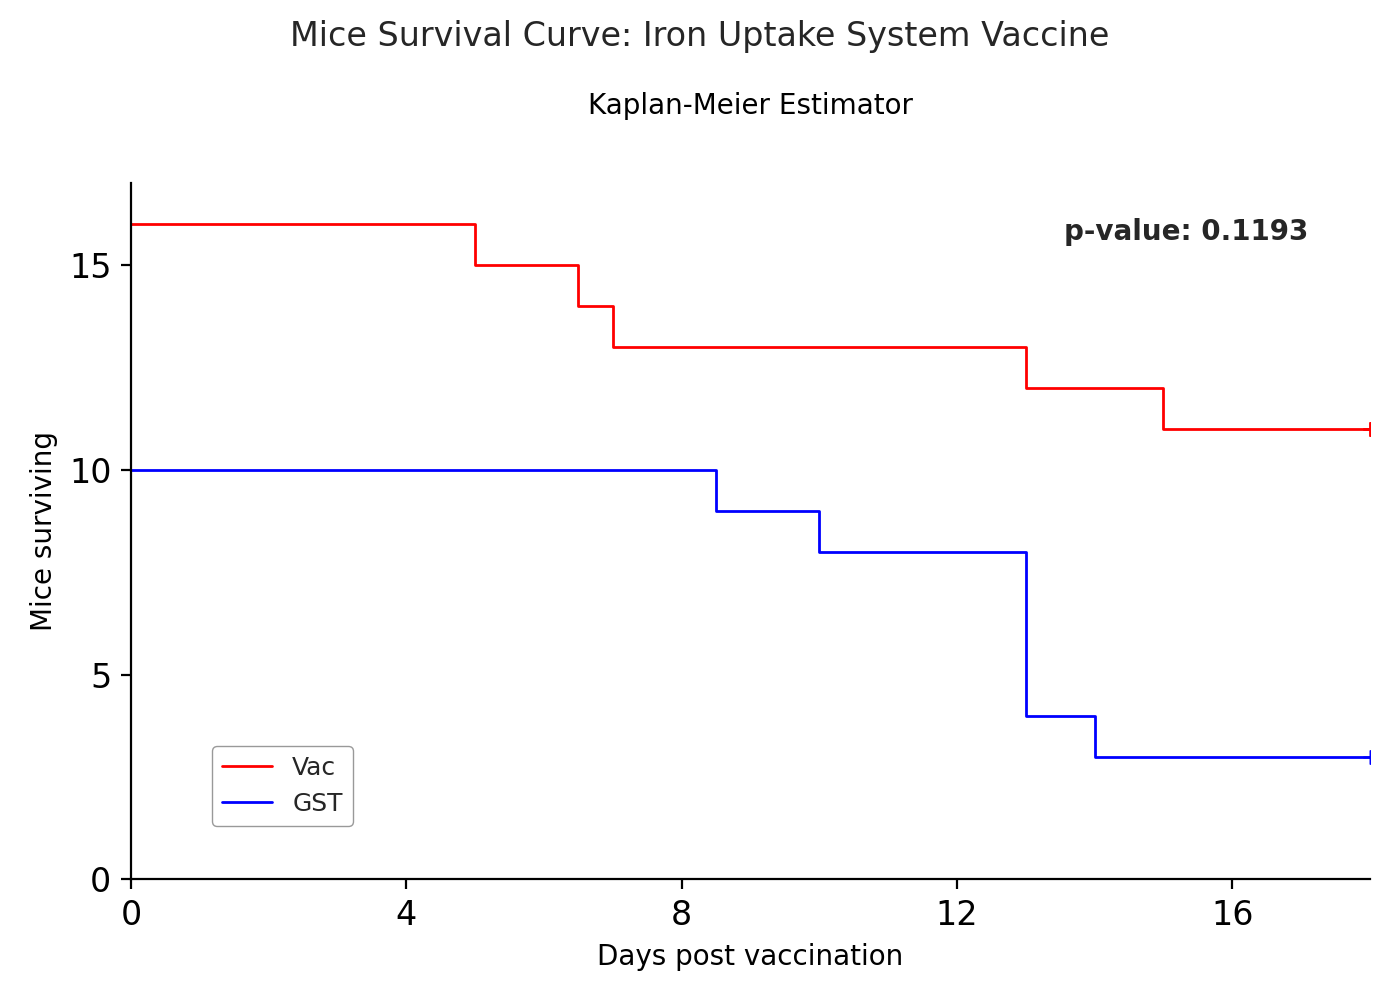

Generate this figure with Python:
# Figure v2 | Kaplan-Meier Survival of Mice by Days | survival_data.csv

import pandas as pd
import numpy as np
import matplotlib.pyplot as plt
import seaborn as sns
from scipy import stats

# CONFIGURATION
CONFIG = {
    'font_family': ['Arial', 'Helvetica', 'DejaVu Sans', 'sans-serif'],
    'colors': {'Vac': 'red', 'GST': 'blue'},
    'figsize': (7, 5),
    'dpi': 300,
    'filename': 'survival_data.csv'
}

# 1. Load Data
df = pd.read_csv(CONFIG['filename'])

def calculate_survival_counts(df_group):
    """Calculates step values for counts of surviving individuals."""
    df_group = df_group.sort_values('Time')
    times = [0] + sorted(df_group['Time'].unique().tolist())
    initial_n = len(df_group)
    counts = [initial_n]
    current_n = initial_n
    for t in times[1:]:
        deaths = df_group[(df_group['Time'] == t) & (df_group['Event'] == 1)].shape[0]
        current_n -= deaths
        counts.append(current_n)
    return np.array(times), np.array(counts)

def get_p_value(df):
    """Simplified Log-rank Test calculation using scipy."""
    groups = df['Treatment'].unique()
    g1, g2 = df[df['Treatment'] == groups[0]], df[df['Treatment'] == groups[1]]
    all_times = sorted(df['Time'].unique())
    o1, e1 = 0, 0
    n1, n2 = len(g1), len(g2)
    for t in all_times:
        d1 = g1[(g1['Time'] == t) & (g1['Event'] == 1)].shape[0]
        d2 = g2[(g2['Time'] == t) & (g2['Event'] == 1)].shape[0]
        if (n1 + n2) > 0:
            e1 += (d1 + d2) * (n1 / (n1 + n2))
            o1 += d1
        n1 -= len(g1[g1['Time'] == t])
        n2 -= len(g2[g2['Time'] == t])
    # Chi-square calculation
    chi_sq = (o1 - e1)**2 / e1 + ((df['Event'].sum() - o1) - (df['Event'].sum() - e1))**2 / (df['Event'].sum() - e1)
    return stats.chi2.sf(chi_sq, 1)

p_val = get_p_value(df)

# 2. Setup Plot
for font in CONFIG['font_family']:
    try:
        plt.rcParams['font.family'] = font
        break
    except: continue

fig, ax = plt.subplots(figsize=CONFIG['figsize'], dpi=CONFIG['dpi'])
sns.set_style("white")

# 3. Plot Curves
for treat, color in CONFIG['colors'].items():
    t, c = calculate_survival_counts(df[df['Treatment'] == treat])
    # 50% thinner line (1.0 vs default 2.0)
    ax.step(t, c, where='post', label=treat, color=color, linewidth=1.0) 
    
    # Censored ticks
    subset = df[df['Treatment'] == treat]
    censored = subset[subset['Event'] == 0]
    for ct in censored['Time']:
        idx = np.searchsorted(t, ct, side='right') - 1
        ax.plot(ct, c[idx], marker='+', color=color, markersize=5, mew=0.5)

# 4. Formatting & Axes
ax.set_xlim(0, 18)
ax.set_ylim(0, 17)
ax.xaxis.set_major_locator(plt.MultipleLocator(4))
ax.yaxis.set_major_locator(plt.MultipleLocator(5))
ax.set_xlabel("Days post vaccination", fontsize=10)
ax.set_ylabel("Mice surviving", fontsize=10)

# Titles
fig.suptitle("Mice Survival Curve: Iron Uptake System Vaccine", fontsize=12, y=0.98)
ax.set_title("Kaplan-Meier Estimator", fontsize=10, pad=25) # 25% spacing increase

# Legend: Located precisely at Day 1, Survival 1 using data coordinates
leg = ax.legend(loc='lower left', bbox_to_anchor=(1, 1), 
                 bbox_transform=ax.transData, frameon=True, edgecolor='grey', fontsize=9)
leg.get_frame().set_linewidth(0.5)

# Statistics Annotation
ax.text(0.95, 0.95, f"p-value: {p_val:.4f}", transform=ax.transAxes, 
        ha='right', va='top', fontsize=10)

sns.despine()
plt.tight_layout(rect=[0, 0.03, 1, 0.95])
plt.show()
